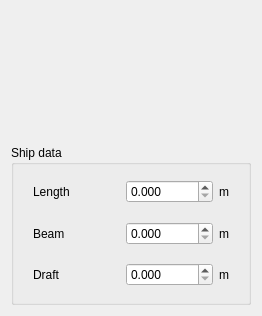
<?xml version="1.0" encoding="UTF-8"?>
<ui version="4.0">
 <class>TaskPanel</class>
 <widget class="QWidget" name="TaskPanel">
  <property name="geometry">
   <rect>
    <x>0</x>
    <y>0</y>
    <width>260</width>
    <height>316</height>
   </rect>
  </property>
  <property name="minimumSize">
   <size>
    <width>0</width>
    <height>316</height>
   </size>
  </property>
  <property name="windowTitle">
   <string>Create new ship</string>
  </property>
  <layout class="QGridLayout" name="gridLayout">
   <item row="0" column="0">
    <layout class="QVBoxLayout" name="verticalLayout">
     <item>
      <layout class="QHBoxLayout" name="horizontalLayout_8">
       <item>
        <widget class="QLabel" name="MainLogo">
         <property name="minimumSize">
          <size>
           <width>128</width>
           <height>128</height>
          </size>
         </property>
         <property name="maximumSize">
          <size>
           <width>128</width>
           <height>128</height>
          </size>
         </property>
         <property name="text">
          <string/>
         </property>
         <property name="pixmap">
          <pixmap>../Icons/Ico.xpm</pixmap>
         </property>
         <property name="scaledContents">
          <bool>true</bool>
         </property>
         <property name="alignment">
          <set>Qt::AlignHCenter|Qt::AlignTop</set>
         </property>
        </widget>
       </item>
      </layout>
     </item>
     <item>
      <widget class="QGroupBox" name="ShipDataBox">
       <property name="minimumSize">
        <size>
         <width>240</width>
         <height>160</height>
        </size>
       </property>
       <property name="title">
        <string>Ship data</string>
       </property>
       <property name="flat">
        <bool>false</bool>
       </property>
       <layout class="QVBoxLayout" name="verticalLayout_2">
        <item>
         <layout class="QVBoxLayout" name="verticalLayout_4" stretch="0,0,0">
          <property name="spacing">
           <number>6</number>
          </property>
          <property name="sizeConstraint">
           <enum>QLayout::SetDefaultConstraint</enum>
          </property>
          <item>
           <layout class="QHBoxLayout" name="horizontalLayout_2">
            <property name="sizeConstraint">
             <enum>QLayout::SetDefaultConstraint</enum>
            </property>
            <property name="leftMargin">
             <number>10</number>
            </property>
            <property name="topMargin">
             <number>0</number>
            </property>
            <property name="rightMargin">
             <number>10</number>
            </property>
            <property name="bottomMargin">
             <number>0</number>
            </property>
            <item>
             <widget class="QLabel" name="LengthLabel">
              <property name="text">
               <string>Length</string>
              </property>
             </widget>
            </item>
            <item>
             <widget class="QDoubleSpinBox" name="Length">
              <property name="decimals">
               <number>3</number>
              </property>
              <property name="singleStep">
               <double>0.010000000000000</double>
              </property>
             </widget>
            </item>
            <item>
             <widget class="QLabel" name="LengthUnits">
              <property name="sizePolicy">
               <sizepolicy hsizetype="Fixed" vsizetype="Preferred">
                <horstretch>0</horstretch>
                <verstretch>0</verstretch>
               </sizepolicy>
              </property>
              <property name="text">
               <string>m</string>
              </property>
             </widget>
            </item>
           </layout>
          </item>
          <item>
           <layout class="QHBoxLayout" name="horizontalLayout_4">
            <property name="leftMargin">
             <number>10</number>
            </property>
            <property name="topMargin">
             <number>0</number>
            </property>
            <property name="rightMargin">
             <number>10</number>
            </property>
            <property name="bottomMargin">
             <number>0</number>
            </property>
            <item>
             <widget class="QLabel" name="BreadthLabel">
              <property name="text">
               <string>Beam</string>
              </property>
             </widget>
            </item>
            <item>
             <widget class="QDoubleSpinBox" name="Breadth">
              <property name="decimals">
               <number>3</number>
              </property>
              <property name="singleStep">
               <double>0.010000000000000</double>
              </property>
             </widget>
            </item>
            <item>
             <widget class="QLabel" name="BreadthUnits">
              <property name="sizePolicy">
               <sizepolicy hsizetype="Fixed" vsizetype="Preferred">
                <horstretch>0</horstretch>
                <verstretch>0</verstretch>
               </sizepolicy>
              </property>
              <property name="text">
               <string>m</string>
              </property>
             </widget>
            </item>
           </layout>
          </item>
          <item>
           <layout class="QHBoxLayout" name="horizontalLayout_5">
            <property name="leftMargin">
             <number>10</number>
            </property>
            <property name="topMargin">
             <number>0</number>
            </property>
            <property name="rightMargin">
             <number>10</number>
            </property>
            <property name="bottomMargin">
             <number>0</number>
            </property>
            <item>
             <widget class="QLabel" name="DraftLabel">
              <property name="text">
               <string>Draft</string>
              </property>
             </widget>
            </item>
            <item>
             <widget class="QDoubleSpinBox" name="Draft">
              <property name="decimals">
               <number>3</number>
              </property>
              <property name="singleStep">
               <double>0.010000000000000</double>
              </property>
             </widget>
            </item>
            <item>
             <widget class="QLabel" name="DraftUnits">
              <property name="sizePolicy">
               <sizepolicy hsizetype="Fixed" vsizetype="Preferred">
                <horstretch>0</horstretch>
                <verstretch>0</verstretch>
               </sizepolicy>
              </property>
              <property name="text">
               <string>m</string>
              </property>
             </widget>
            </item>
           </layout>
          </item>
         </layout>
        </item>
       </layout>
      </widget>
     </item>
    </layout>
   </item>
  </layout>
 </widget>
 <resources/>
 <connections/>
</ui>
